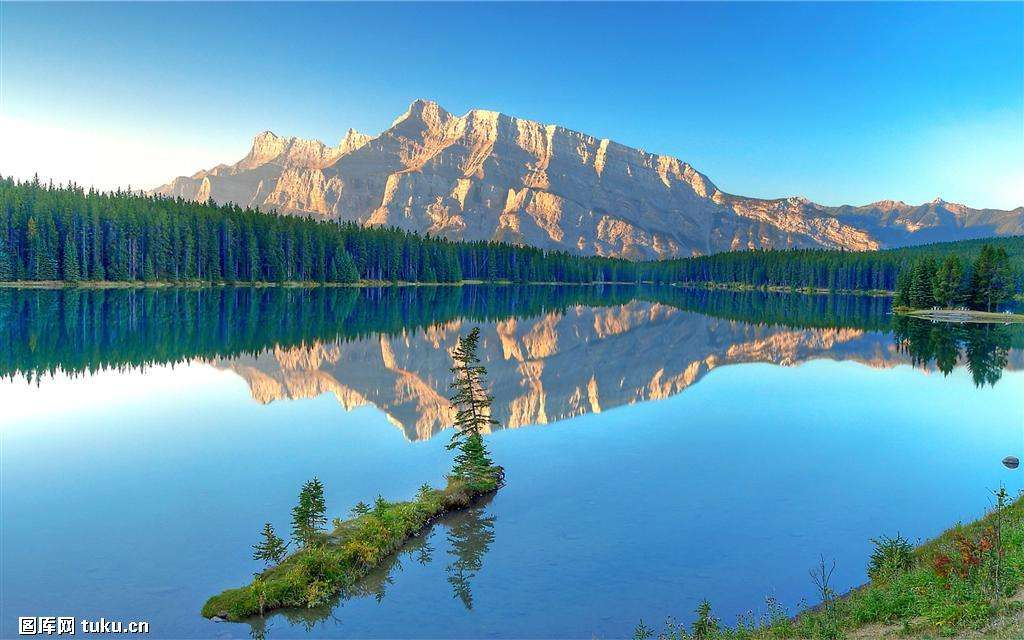
//> input picture OpenCVTest/timg.jpeg, 1024 x 640 px
$ ./OpenEXRimages_HDR_Retina_toneMapping ../../../../OpenCVTest/timg.jpeg   (built with g++ and OpenCV 4)
//> lines starting //> are read from the running program, lines starting //| are printed output that depends on the picture

//============================================================================
// Name        : OpenEXRimages_HDR_Retina_toneMapping.cpp
// Author      : Alexandre Benoit (benoit.alexandre.vision@gmail.com)
// Version     : 0.1
// Copyright   : Alexandre Benoit, LISTIC Lab, july 2011
// Description : HighDynamicRange retina tone mapping with the help of the Gipsa/Listic's retina in C++, Ansi-style
//============================================================================

#include <iostream>
#include <cstring>

#include "opencv2/bioinspired.hpp" // retina based algorithms
#include "opencv2/imgproc.hpp" // cvCvtcolor function
#include "opencv2/highgui.hpp" // display

// [34 lines left out: functions help, drawPlot, not called in this run]
/*
 * objective : get the gray level map of the input image and rescale it to the range [0-255]
 */
 // [66 lines left out: function rescaleGrayLevelMat, not called in this run]
 // basic callback method for interface management
 cv::Mat inputImage;
 cv::Mat imageInputRescaled;
 int histogramClippingValue;
 // [6 lines left out: function callBack_rescaleGrayLevelMat, not called in this run]

 cv::Ptr<cv::bioinspired::Retina> retina;
 int retinaHcellsGain;
 int localAdaptation_photoreceptors, localAdaptation_Gcells;
 // [4 lines left out: function callBack_updateRetinaParams, not called in this run]

 int colorSaturationFactor;
 // [4 lines left out: function callback_saturateColors, not called in this run]

 int main(int argc, char* argv[]) {
     // welcome message
     std::cout<<"*********************************************************************************"<<std::endl;
     std::cout<<"* Retina demonstration for High Dynamic Range compression (tone-mapping) : demonstrates the use of a wrapper class of the Gipsa/Listic Labs retina model."<<std::endl;
     std::cout<<"* This retina model allows spatio-temporal image processing (applied on still images, video sequences)."<<std::endl;
     std::cout<<"* This demo focuses demonstration of the dynamic compression capabilities of the model"<<std::endl;
     std::cout<<"* => the main application is tone mapping of HDR images (i.e. see on a 8bit display a more than 8bits coded (up to 16bits) image with details in high and low luminance ranges"<<std::endl;
     std::cout<<"* The retina model still have the following properties:"<<std::endl;
     std::cout<<"* => It applies a spectral whithening (mid-frequency details enhancement)"<<std::endl;
     std::cout<<"* => high frequency spatio-temporal noise reduction"<<std::endl;
     std::cout<<"* => low frequency luminance to be reduced (luminance range compression)"<<std::endl;
     std::cout<<"* => local logarithmic luminance compression allows details to be enhanced in low light conditions\n"<<std::endl;
     std::cout<<"* for more information, reer to the following papers :"<<std::endl;
     std::cout<<"* Benoit A., Caplier A., Durette B., Herault, J., \"USING HUMAN VISUAL SYSTEM MODELING FOR BIO-INSPIRED LOW LEVEL IMAGE PROCESSING\", Elsevier, Computer Vision and Image Understanding 114 (2010), pp. 758-773, DOI: http://dx.doi.org/10.1016/j.cviu.2010.01.011"<<std::endl;
     std::cout<<"* Vision: Images, Signals and Neural Networks: Models of Neural Processing in Visual Perception (Progress in Neural Processing),By: Jeanny Herault, ISBN: 9814273686. WAPI (Tower ID): 113266891."<<std::endl;
     std::cout<<"* => reports comments/remarks at benoit.alexandre.vision@gmail.com"<<std::endl;
     std::cout<<"* => more informations and papers at : http://sites.google.com/site/benoitalexandrevision/"<<std::endl;
     std::cout<<"*********************************************************************************"<<std::endl;
     std::cout<<"** WARNING : this sample requires OpenCV to be configured with OpenEXR support **"<<std::endl;
     std::cout<<"*********************************************************************************"<<std::endl;
     std::cout<<"*** You can use free tools to generate OpenEXR images from images sets   :    ***"<<std::endl;
     std::cout<<"*** =>  1. take a set of photos from the same viewpoint using bracketing      ***"<<std::endl;
     std::cout<<"*** =>  2. generate an OpenEXR image with tools like qtpfsgui.sourceforge.net ***"<<std::endl;
     std::cout<<"*** =>  3. apply tone mapping with this program                               ***"<<std::endl;
     std::cout<<"*********************************************************************************"<<std::endl;

     // basic input arguments checking
     if (argc<2)
     {
         help("bad number of parameter");
         return -1;
     }

     bool useLogSampling = !strcmp(argv[argc-1], "log"); // check if user wants retina log sampling processing
     int chosenMethod=0;
     if (!strcmp(argv[argc-1], "fast"))
     {
         chosenMethod=1;
         std::cout<<"Using fast method (no spectral whithning), adaptation of Meylan&al 2008 method"<<std::endl;
     }

     std::string inputImageName=argv[1];

     //////////////////////////////////////////////////////////////////////////////
     // checking input media type (still image, video file, live video acquisition)
     std::cout<<"RetinaDemo: processing image "<<inputImageName<<std::endl;
     // image processing case
     // declare the retina input buffer... that will be fed differently in regard of the input media
     inputImage = cv::imread(inputImageName, -1); // load image in RGB mode
//> inputImage is the input picture: 640 rows x 1024 cols, CV_8UC3; mean B, G, R 176.7, 150.8, 95.3
     std::cout<<"=> image size (h,w) = "<<inputImage.size().height<<", "<<inputImage.size().width<<std::endl;
//| => image size (h,w) = 640, 1024
     if (!inputImage.total())
     {
        help("could not load image, program end");
            return -1;
         }
     // rescale between 0 and 1
     normalize(inputImage, inputImage, 0.0, 1.0, cv::NORM_MINMAX);
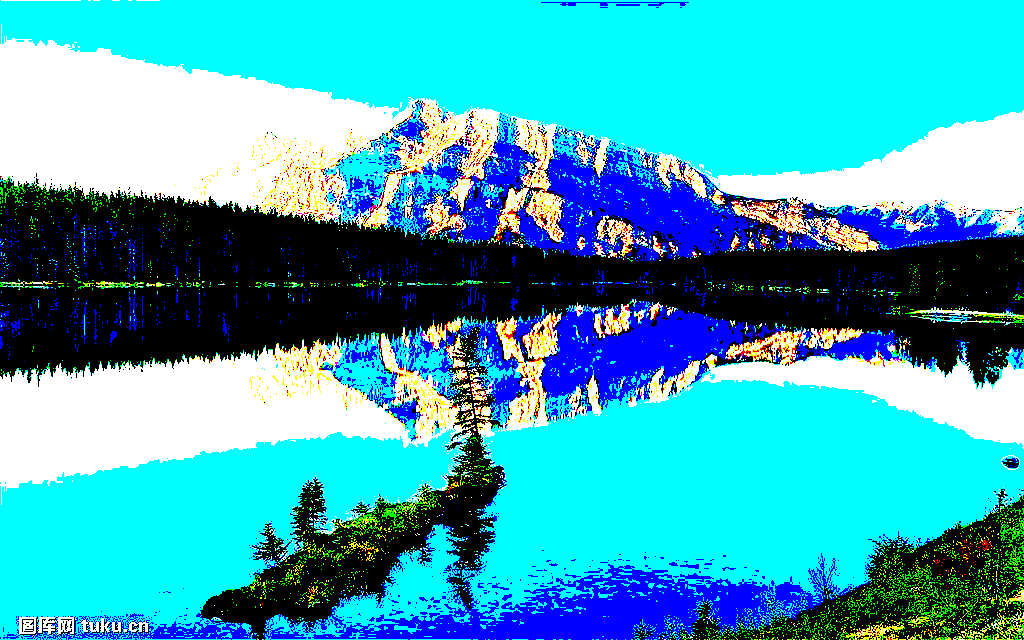
//> inputImage: 640 rows x 1024 cols, CV_8UC3; mean B, G, R 0.735, 0.661, 0.232; drawn with 1 as white
     cv::Mat gammaTransformedImage;
     cv::pow(inputImage, 1./5, gammaTransformedImage); // apply gamma curve: img = img ** (1./5)
     imshow("EXR image original image, 16bits=>8bits linear rescaling ", inputImage);
     imshow("EXR image with basic processing : 16bits=>8bits with gamma correction", gammaTransformedImage);
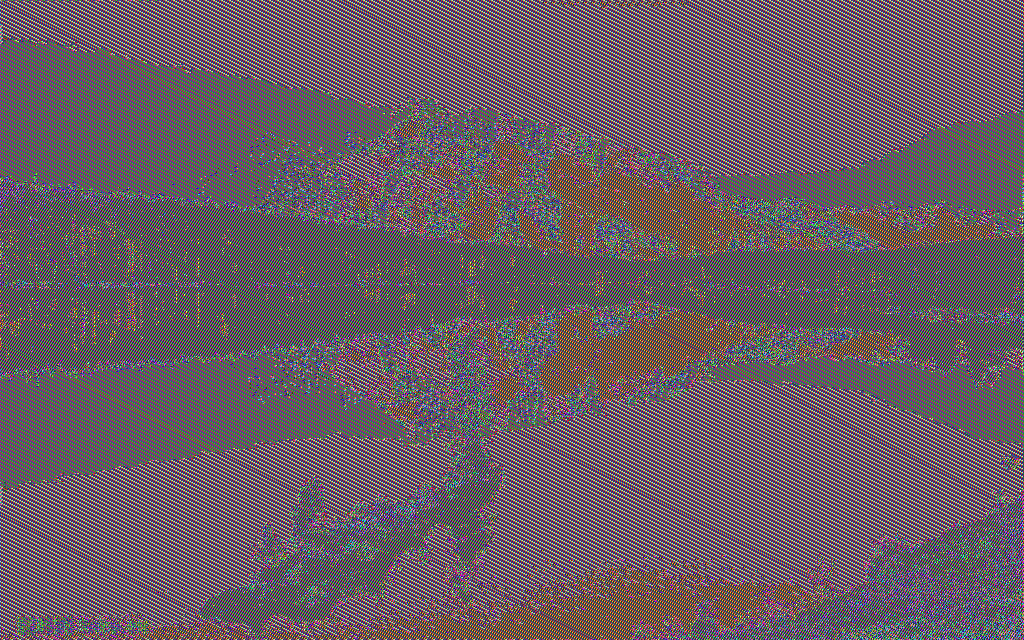
//> window 'EXR image with basic processin': 640 rows x 1024 cols, CV_8UC3; mean B, G, R 99.4, 93.7, 105.1
     if (inputImage.empty())
     {
         help("Input image could not be loaded, aborting");
         return -1;
     }

     //////////////////////////////////////////////////////////////////////////////
     // Program start in a try/catch safety context (Retina may throw errors)
     try
     {
         /* create a retina instance with default parameters setup, uncomment the initialisation you wanna test
          * -> if the last parameter is 'log', then activate log sampling (favour foveal vision and subsamples peripheral vision)
          */
         if (useLogSampling)
         {
             retina = cv::bioinspired::createRetina(inputImage.size(),true, cv::bioinspired::RETINA_COLOR_BAYER, true, 2.0, 10.0);
                 }
         else// -> else allocate "classical" retina :
//> (the run ends here: the program needs code that is not available in this run, at `retina = cv::bioinspired::createRetina(inputImage.size());`)
